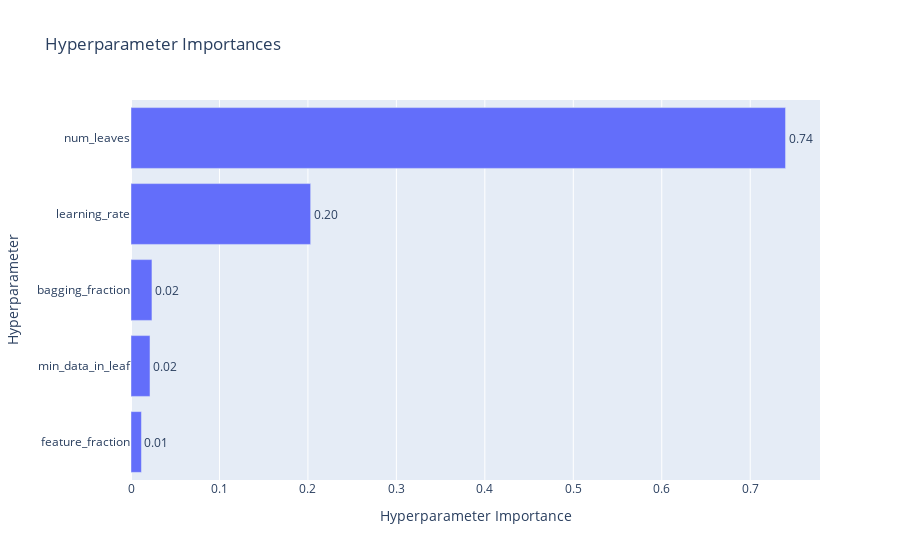

Notebook source saved alongside this figure:
### Code cell
plot_param_importances(study)

### Figure 1 — Plotly figure (JSON) as saved in the notebook; plotly's stock layout.template omitted (floating-point values rounded to 4 significant figures)
{"data": [{"cliponaxis": false, "hovertemplate": ["feature_fraction (FloatDistribution): 0.011803592868621128<extra></extra>", "min_data_in_leaf (IntDistribution): 0.02147249657195462<extra></extra>", "bagging_fraction (FloatDistribution): 0.023680660275144115<extra></extra>", "learning_rate (FloatDistribution): 0.2030878882206423<extra></extra>", "num_leaves (IntDistribution): 0.7399553620636379<extra></extra>"], "name": "Objective Value", "orientation": "h", "text": ["0.01", "0.02", "0.02", "0.20", "0.74"], "textposition": "outside", "type": "bar", "x": [0.0118, 0.02147, 0.02368, 0.2031, 0.74], "y": ["feature_fraction", "min_data_in_leaf", "bagging_fraction", "learning_rate", "num_leaves"]}], "layout": {"title": {"text": "Hyperparameter Importances"}, "xaxis": {"title": {"text": "Hyperparameter Importance"}}, "yaxis": {"title": {"text": "Hyperparameter"}}}}
